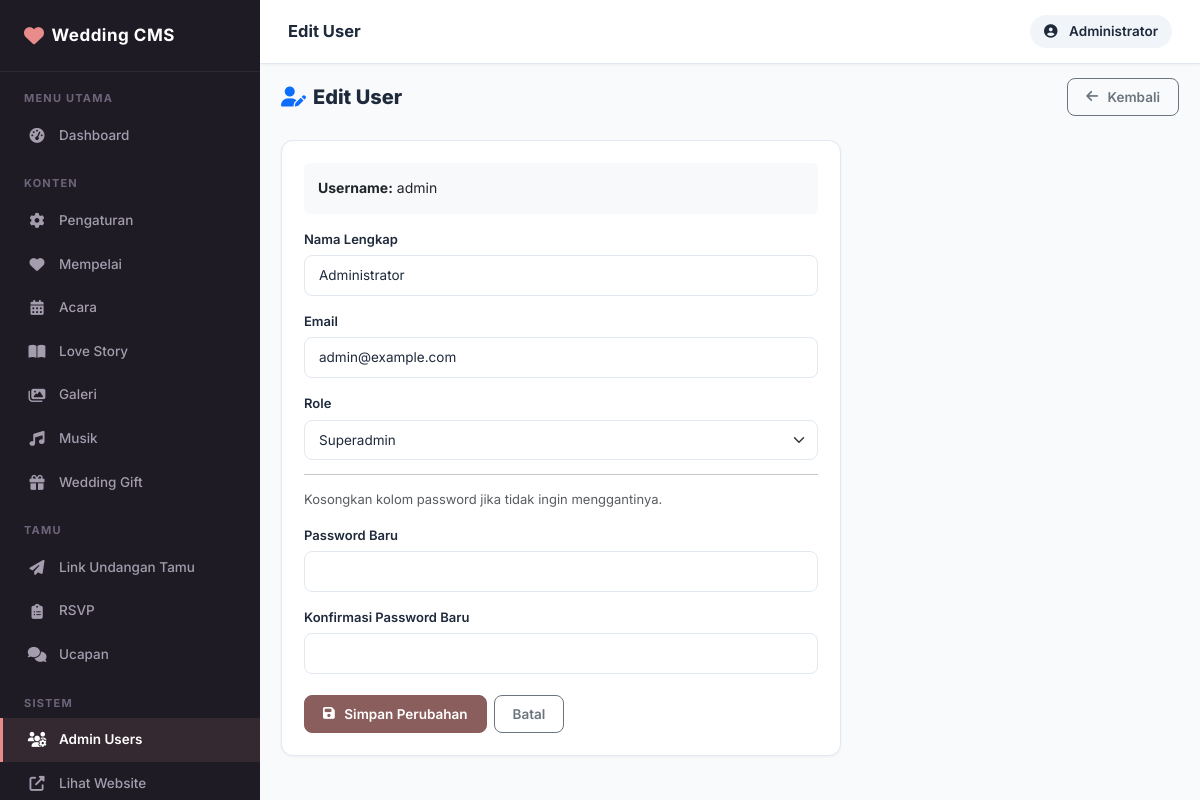
/admin/users/edit.php?id=1 (signed in), run on the app's committed database.
### tables this page shows
CREATE TABLE `users` (
  `id` int UNSIGNED NOT NULL,
  `username` varchar(50) NOT NULL,
  `password` varchar(255) NOT NULL,
  `full_name` varchar(100) NOT NULL DEFAULT '',
  `email` varchar(150) NOT NULL DEFAULT '',
  `role` enum('superadmin','admin') NOT NULL DEFAULT 'admin',
  `created_at` timestamp NOT NULL DEFAULT CURRENT_TIMESTAMP,
  `updated_at` timestamp NOT NULL DEFAULT CURRENT_TIMESTAMP ON UPDATE CURRENT_TIMESTAMP
);

### includes/helpers.php (called while the page is built, shortened)
<?php
function e(string $value): string {
    return htmlspecialchars($value, ENT_QUOTES, 'UTF-8');
}
function is_https(): bool {
    return false;
}
function base_url(string $path = ''): string {
    $protocol = is_https() ? 'https' : 'http';
    $host     = $_SERVER['HTTP_HOST'] ?? 'localhost';
    $root_fs  = str_replace('\\', '/', dirname(__DIR__));
    $doc_root = str_replace('\\', '/', rtrim($_SERVER['DOCUMENT_ROOT'] ?? '', '/\\'));
    if ($doc_root !== '' && strpos($root_fs, $doc_root) === 0) {
        $base = substr($root_fs, strlen($doc_root));
    } else {
        $script = str_replace('\\', '/', $_SERVER['SCRIPT_NAME'] ?? '/index.php');
        $base   = preg_replace('#/(admin|includes|assets|uploads|database)(/.*)?$#', '', $script);
        $base   = rtrim(dirname($base), '/');
    }
    $base = rtrim($base, '/');
    return $protocol . '://' . $host . $base . '/' . ltrim($path, '/');
}
function admin_url(string $path = ''): string {
    return base_url('admin/' . ltrim($path, '/'));
}
function int_input(string $key, int $default = 0, string $method = 'POST'): int {
    $source = $method === 'GET' ? INPUT_GET : INPUT_POST;
    $val    = filter_input($source, $key, FILTER_VALIDATE_INT);
    return ($val === false || $val === null) ? $default : (int) $val;
}

### includes/auth.php (called while the page is built, shortened)
<?php
function current_admin(): array {
    return [
        'id'   => $_SESSION['admin_id']   ?? null,
        'user' => $_SESSION['admin_user'] ?? null,
        'name' => $_SESSION['admin_name'] ?? null,
        'role' => $_SESSION['admin_role'] ?? null,
    ];
}

### includes/db.php (called while the page is built, shortened)
<?php
function get_db(): PDO {
    static $pdo = null;
    if ($pdo === null) {
        try {
            $dsn = 'mysql:host=' . DB_HOST . ';dbname=' . DB_NAME . ';charset=' . DB_CHARSET;
            $options = [
                PDO::ATTR_ERRMODE            => PDO::ERRMODE_EXCEPTION,
                PDO::ATTR_DEFAULT_FETCH_MODE => PDO::FETCH_ASSOC,
                PDO::ATTR_EMULATE_PREPARES   => false,
            ];
            $pdo = new PDO($dsn, DB_USER, DB_PASS, $options);
        } catch (PDOException $e) {
            error_log('Database connection failed: ' . $e->getMessage());
            die(json_encode(['error' => true, 'message' => 'Database connection failed.']));
        }
    }
    return $pdo;
}
function db_row(string $sql, array $params = []): ?array {
    try {
        $stmt = get_db()->prepare($sql);
        $stmt->execute($params);
        $row = $stmt->fetch();
        return $row ?: null;
    } catch (PDOException $e) {
        error_log('Query error: ' . $e->getMessage() . ' SQL: ' . $sql);
        return null;
    }
}

### includes/functions.php (called while the page is built, shortened)
<?php
require_once __DIR__ . '/db.php';
require_once __DIR__ . '/helpers.php';
function get_user(int $id): ?array {
    return db_row("SELECT id, username, full_name, email, role, created_at FROM users WHERE id = ?", [$id]);
}

### admin/users/edit.php (the view, shortened to what this page needs)
<?php
$id   = int_input('id', 0, 'GET');
$user = get_user($id);
$page_title  = 'Edit User';
$active_menu = 'users';
require_once dirname(__DIR__) . '/includes/header.php';
?>
<div class="page-header">
    <h4><i class="fas fa-user-edit me-2 text-primary"></i>Edit User</h4>
    <a href="<?= admin_url('users/index.php') ?>" class="btn btn-outline-secondary">
        <i class="fas fa-arrow-left me-1"></i>Kembali
    </a>
</div>
<div class="card" style="max-width:560px;">
    <div class="card-body">
        <div class="mb-3 p-3 bg-light rounded">
            <strong>Username:</strong> <?= e($user['username']) ?>
        </div>
        <form method="POST">
            <div class="mb-3">
                <label class="form-label">Nama Lengkap</label>
                <input type="text" name="full_name" class="form-control"
                       value="<?= e($user['full_name']) ?>">
            </div>
            <div class="mb-3">
                <label class="form-label">Email</label>
                <input type="email" name="email" class="form-control"
                       value="<?= e($user['email']) ?>">
            </div>
            <div class="mb-3">
                <label class="form-label">Role</label>
                <select name="role" class="form-select">
                    <option value="superadmin" <?= $user['role'] === 'superadmin' ? 'selected' : '' ?>>Superadmin</option>
                </select>
            </div>
            <hr>
            <p class="text-muted" style="font-size:13px;">Kosongkan kolom password jika tidak ingin menggantinya.</p>
            <div class="mb-3">
                <label class="form-label">Password Baru</label>
                <input type="password" name="password" class="form-control" minlength="6">
            </div>
            <div class="mb-4">
                <label class="form-label">Konfirmasi Password Baru</label>
                <input type="password" name="password2" class="form-control">
            </div>
            <div class="d-flex gap-2">
                <button type="submit" class="btn btn-primary">
                    <i class="fas fa-save me-1"></i>Simpan Perubahan
                </button>
                <a href="<?= admin_url('users/index.php') ?>" class="btn btn-outline-secondary">Batal</a>
            </div>
        </form>
    </div>
</div>
<?php require_once dirname(__DIR__) . '/includes/footer.php'; ?>

### admin/includes/header.php (shortened to what this page needs)
<?php
require_once dirname(__DIR__, 2) . '/includes/db.php';
require_once dirname(__DIR__, 2) . '/includes/auth.php';
require_once dirname(__DIR__, 2) . '/includes/helpers.php';
require_once dirname(__DIR__, 2) . '/includes/functions.php';
$admin        = current_admin();
$page_title   = $page_title ?? 'Dashboard';
$active_menu  = $active_menu ?? '';
?>
<!DOCTYPE html>
<html lang="id">
<head>
    <link rel="stylesheet" href="https://cdn.jsdelivr.net/npm/bootstrap@5.3.2/dist/css/bootstrap.min.css">
    <link rel="stylesheet" href="https://cdnjs.cloudflare.com/ajax/libs/font-awesome/6.5.1/css/all.min.css">
    <link rel="stylesheet" href="<?= base_url('assets/css/admin.css') ?>">
</head>
<body>
<div class="sidebar" id="sidebar">
    <div class="sidebar-brand">
        <i class="fas fa-heart me-2"></i>
        <span>Wedding CMS</span>
    </div>
    <nav class="sidebar-nav">
        <div class="sidebar-section">Menu Utama</div>
        <a href="<?= admin_url('dashboard.php') ?>" class="sidebar-link <?= $active_menu === 'dashboard' ? 'active' : '' ?>">
            <i class="fas fa-tachometer-alt"></i> Dashboard
        </a>
        <div class="sidebar-section">Konten</div>
        <a href="<?= admin_url('settings/index.php') ?>" class="sidebar-link <?= $active_menu === 'settings' ? 'active' : '' ?>">
            <i class="fas fa-cog"></i> Pengaturan
        </a>
        <a href="<?= admin_url('couple/index.php') ?>" class="sidebar-link <?= $active_menu === 'couple' ? 'active' : '' ?>">
            <i class="fas fa-heart"></i> Mempelai
        </a>
        <a href="<?= admin_url('events/index.php') ?>" class="sidebar-link <?= $active_menu === 'events' ? 'active' : '' ?>">
            <i class="fas fa-calendar-alt"></i> Acara
        </a>
        <a href="<?= admin_url('story/index.php') ?>" class="sidebar-link <?= $active_menu === 'story' ? 'active' : '' ?>">
            <i class="fas fa-book-open"></i> Love Story
        </a>
        <a href="<?= admin_url('gallery/index.php') ?>" class="sidebar-link <?= $active_menu === 'gallery' ? 'active' : '' ?>">
            <i class="fas fa-images"></i> Galeri
        </a>
        <a href="<?= admin_url('music/index.php') ?>" class="sidebar-link <?= $active_menu === 'music' ? 'active' : '' ?>">
            <i class="fas fa-music"></i> Musik
        </a>
        <a href="<?= admin_url('gift/index.php') ?>" class="sidebar-link <?= $active_menu === 'gift' ? 'active' : '' ?>">
            <i class="fas fa-gift"></i> Wedding Gift
        </a>
        <div class="sidebar-section">Tamu</div>
        <a href="<?= admin_url('guests/index.php') ?>" class="sidebar-link <?= $active_menu === 'guests' ? 'active' : '' ?>">
            <i class="fas fa-paper-plane"></i> Link Undangan Tamu
        </a>
        <a href="<?= admin_url('rsvp/index.php') ?>" class="sidebar-link <?= $active_menu === 'rsvp' ? 'active' : '' ?>">
            <i class="fas fa-clipboard-list"></i> RSVP
        </a>
        <a href="<?= admin_url('wishes/index.php') ?>" class="sidebar-link <?= $active_menu === 'wishes' ? 'active' : '' ?>">
            <i class="fas fa-comments"></i> Ucapan
        </a>
        <div class="sidebar-section">Sistem</div>
        <a href="<?= admin_url('users/index.php') ?>" class="sidebar-link <?= $active_menu === 'users' ? 'active' : '' ?>">
            <i class="fas fa-users-cog"></i> Admin Users
        </a>
        <a href="<?= base_url() ?>" target="_blank" class="sidebar-link">
            <i class="fas fa-external-link-alt"></i> Lihat Website
        </a>
    </nav>
</div>
<div class="main-content" id="mainContent">
    <div class="topbar">
        <div class="topbar-title"><?= e($page_title) ?></div>
        <div class="topbar-user">
            <i class="fas fa-user-circle me-1"></i>
            <?= e($admin['name']) ?>
        </div>
    </div>
    <div class="container-fluid px-4 pt-3">
    </div>
    <div class="container-fluid px-4 pb-4">

### assets/css/admin.css (style rules this page uses)
:root { --sidebar-width: 260px; --sidebar-bg: #1e1b24; --sidebar-hover: #2d2838; --sidebar-active: #8b5e5e; --sidebar-text: #a49dae; --sidebar-text-active: #ffffff; --topbar-height: 64px; --topbar-bg: #ffffff; --primary: #8b5e5e; --primary-hover: #754c4c; --primary-light: #f5ebe6; --secondary: #d8b4a0; --success: #10b981; --danger: #ef4444; --warning: #f59e0b; --info: #0ea5e9; --body-bg: #f8fafc; --card-bg: #ffffff; --border-color: #e2e8f0; --text-dark: #1e293b; --text-muted: #64748b; --font: 'Inter', -apple-system, BlinkMacSystemFont, sans-serif; --radius: 12px; --shadow-sm: 0 1px 3px rgba(0,0,0,0.05); --shadow-md: 0 4px 16px rgba(0,0,0,0.06); --shadow-lg: 0 10px 30px rgba(0,0,0,0.08); }
*, *::before, *::after { box-sizing: border-box; }
html, body { margin: 0; padding: 0; font-family: var(--font); background: var(--body-bg); color: var(--text-dark); font-size: 14px; line-height: 1.6; -webkit-font-smoothing: antialiased; }
.sidebar { position: fixed; top: 0; left: 0; width: var(--sidebar-width); height: 100vh; background: var(--sidebar-bg); overflow-y: auto; z-index: 1050; transition: transform 0.3s cubic-bezier(0.25, 1, 0.5, 1); scrollbar-width: thin; scrollbar-color: #3b3548 transparent; }
.sidebar-brand { display: flex; align-items: center; padding: 22px 24px; font-size: 17px; font-weight: 700; color: #ffffff; border-bottom: 1px solid rgba(255,255,255,0.06); letter-spacing: 0.5px; }
.sidebar-brand i { color: #e88b8b; font-size: 20px; }
.sidebar-section { padding: 18px 24px 6px; font-size: 11px; font-weight: 700; letter-spacing: 1.2px; text-transform: uppercase; color: #6d647a; }
.sidebar-link { display: flex; align-items: center; gap: 12px; padding: 11px 24px; color: var(--sidebar-text); text-decoration: none; transition: all 0.2s ease; font-size: 13.5px; font-weight: 500; border-left: 3px solid transparent; }
.sidebar-link i { width: 20px; text-align: center; flex-shrink: 0; font-size: 15px; }
.sidebar-link.active { background: rgba(139, 94, 94, 0.2); color: #ffffff; border-left-color: #e88b8b; font-weight: 600; }
.main-content { margin-left: var(--sidebar-width); min-height: 100vh; transition: margin-left 0.3s cubic-bezier(0.25, 1, 0.5, 1); display: flex; flex-direction: column; }
.topbar { position: sticky; top: 0; height: var(--topbar-height); background: var(--topbar-bg); display: flex; align-items: center; padding: 0 28px; gap: 16px; border-bottom: 1px solid var(--border-color); z-index: 999; box-shadow: var(--shadow-sm); }
.topbar-title { font-size: 16.5px; font-weight: 700; color: var(--text-dark); flex: 1; }
.topbar-user { display: flex; align-items: center; gap: 8px; font-size: 13.5px; font-weight: 600; color: var(--text-dark); background: #f1f5f9; padding: 6px 14px; border-radius: 50px; }
.card { background: var(--card-bg); border: 1px solid var(--border-color); border-radius: var(--radius); box-shadow: var(--shadow-sm); margin-bottom: 24px; overflow: hidden; }
.card-body { padding: 22px; }
.btn { border-radius: 8px; font-size: 13.5px; font-weight: 600; padding: 8px 18px; transition: all 0.2s ease; display: inline-flex; align-items: center; gap: 6px; justify-content: center; }
.btn-primary { background: var(--primary); border-color: var(--primary); color: #fff; }
.form-label { font-weight: 600; font-size: 13px; margin-bottom: 6px; color: var(--text-dark); }
.form-control, .form-select { border-radius: 8px; border: 1px solid var(--border-color); font-size: 13.5px; padding: 9px 14px; color: var(--text-dark); transition: border-color 0.2s, box-shadow 0.2s; }
.page-header { display: flex; align-items: center; justify-content: space-between; margin-bottom: 24px; flex-wrap: wrap; gap: 12px; }
.page-header h4 { margin: 0; font-size: 20px; font-weight: 800; color: var(--text-dark); }

### data on the page
users: full_name "Administrator", username "admin", email "admin@example.com", role "Superadmin"

### other printed values
$page_title "Edit User"
